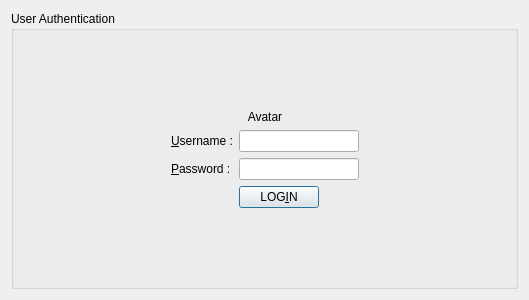
<?xml version="1.0" encoding="UTF-8"?>
<ui version="4.0">
 <class>AuthForm</class>
 <widget class="QDialog" name="AuthForm">
  <property name="geometry">
   <rect>
    <x>0</x>
    <y>0</y>
    <width>529</width>
    <height>300</height>
   </rect>
  </property>
  <property name="windowTitle">
   <string>Dialog</string>
  </property>
  <layout class="QVBoxLayout" name="verticalLayout">
   <item>
    <widget class="QGroupBox" name="groupBox">
     <property name="title">
      <string>User Authentication</string>
     </property>
     <layout class="QVBoxLayout" name="verticalLayout_3">
      <item>
       <layout class="QHBoxLayout" name="horizontalLayout_2">
        <item>
         <spacer name="horizontalSpacer_2">
          <property name="orientation">
           <enum>Qt::Horizontal</enum>
          </property>
          <property name="sizeHint" stdset="0">
           <size>
            <width>125</width>
            <height>20</height>
           </size>
          </property>
         </spacer>
        </item>
        <item>
         <layout class="QVBoxLayout" name="verticalLayout_2">
          <item>
           <spacer name="verticalSpacer">
            <property name="orientation">
             <enum>Qt::Vertical</enum>
            </property>
            <property name="sizeHint" stdset="0">
             <size>
              <width>20</width>
              <height>40</height>
             </size>
            </property>
           </spacer>
          </item>
          <item>
           <widget class="QLabel" name="avatar_lb">
            <property name="text">
             <string>Avatar</string>
            </property>
            <property name="alignment">
             <set>Qt::AlignCenter</set>
            </property>
           </widget>
          </item>
          <item>
           <layout class="QFormLayout" name="formLayout">
            <item row="0" column="0">
             <widget class="QLabel" name="label">
              <property name="text">
               <string>&amp;Username :</string>
              </property>
              <property name="buddy">
               <cstring>username_le</cstring>
              </property>
             </widget>
            </item>
            <item row="0" column="1">
             <widget class="QLineEdit" name="username_le"/>
            </item>
            <item row="1" column="0">
             <widget class="QLabel" name="label_2">
              <property name="text">
               <string>&amp;Password :</string>
              </property>
              <property name="buddy">
               <cstring>password_le</cstring>
              </property>
             </widget>
            </item>
            <item row="1" column="1">
             <widget class="QLineEdit" name="password_le">
              <property name="echoMode">
               <enum>QLineEdit::Password</enum>
              </property>
             </widget>
            </item>
            <item row="2" column="1">
             <layout class="QHBoxLayout" name="horizontalLayout">
              <item>
               <widget class="QPushButton" name="login_pb">
                <property name="text">
                 <string>LOG&amp;IN</string>
                </property>
               </widget>
              </item>
              <item>
               <spacer name="horizontalSpacer">
                <property name="orientation">
                 <enum>Qt::Horizontal</enum>
                </property>
                <property name="sizeHint" stdset="0">
                 <size>
                  <width>40</width>
                  <height>20</height>
                 </size>
                </property>
               </spacer>
              </item>
             </layout>
            </item>
           </layout>
          </item>
          <item>
           <spacer name="verticalSpacer_2">
            <property name="orientation">
             <enum>Qt::Vertical</enum>
            </property>
            <property name="sizeHint" stdset="0">
             <size>
              <width>20</width>
              <height>40</height>
             </size>
            </property>
           </spacer>
          </item>
         </layout>
        </item>
        <item>
         <spacer name="horizontalSpacer_3">
          <property name="orientation">
           <enum>Qt::Horizontal</enum>
          </property>
          <property name="sizeHint" stdset="0">
           <size>
            <width>125</width>
            <height>20</height>
           </size>
          </property>
         </spacer>
        </item>
       </layout>
      </item>
     </layout>
    </widget>
   </item>
  </layout>
 </widget>
 <resources/>
 <connections>
  <connection>
   <sender>login_pb</sender>
   <signal>clicked()</signal>
   <receiver>AuthForm</receiver>
   <slot>accept()</slot>
   <hints>
    <hint type="sourcelabel">
     <x>332</x>
     <y>237</y>
    </hint>
    <hint type="destinationlabel">
     <x>243</x>
     <y>-13</y>
    </hint>
   </hints>
  </connection>
 </connections>
</ui>
